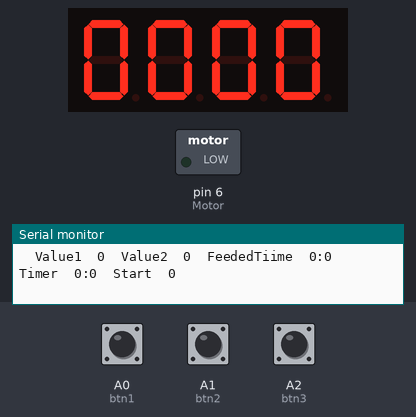
Bench run of a sketch on a simulated Arduino Uno, built with avr-gcc and run on an emulated ATmega328P. Parts: 4-digit seven-segment display, switched loads named in the sketch (green lamp = pin HIGH), the last lines printed to the serial monitor. Wiring (inferred from the names in the program): 4-digit 7-segment display, segments lit when HIGH: segments pin 13, pin 12, pin 11, pin 10, pin 9, pin 8, pin 7; digit selects pin 2, pin 3, pin 4, pin 5. The test bench sets the inputs (shaded band); at power-on: A0 (btn1) LOW, A2 (btn3) LOW, A1 (btn2) LOW. The segment pins are drawn as the display they are named for; pins used as bus, display or sensor lines are not drawn.

Above: at 1.2 s.
1.3 s: A0 (btn1) pulled HIGH for 1 s
At 2.23 s:
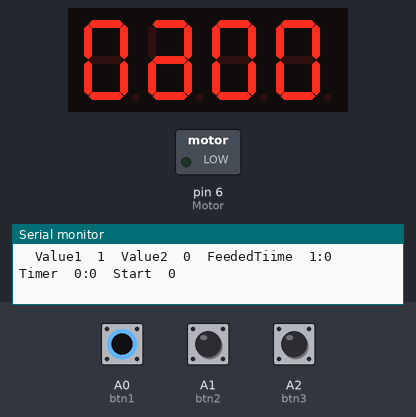
3.8 s: A2 (btn3) pulled HIGH for 0.15 s
At 4.3 s:
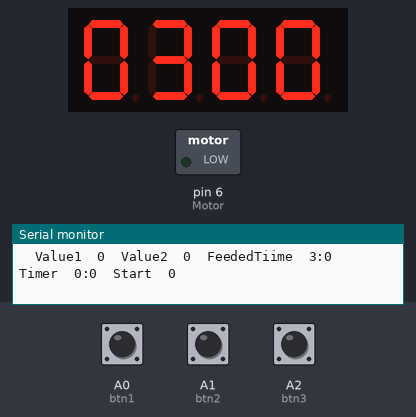
5.4 s: A1 (btn2) pulled HIGH for 1 s
At 7.4 s:
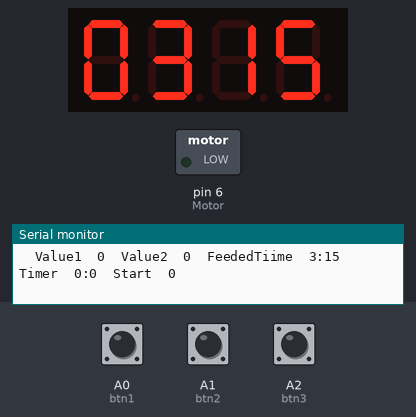
7.9 s: A0 (btn1) pulled HIGH for 0.15 s
At 8.8 s:
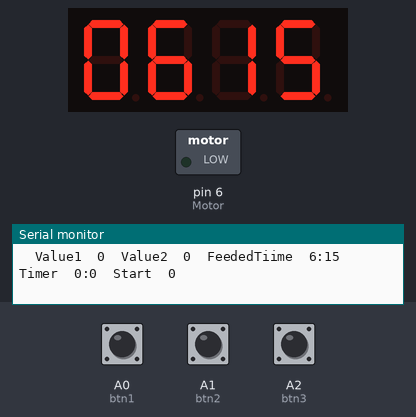
9.5 s: A1 (btn2) pulled HIGH for 0.15 s
At 10.1 s:
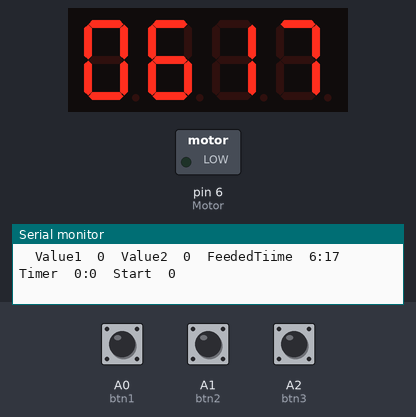
11.1 s: A0 (btn1) pulled HIGH for 1 s
At 12.4 s:
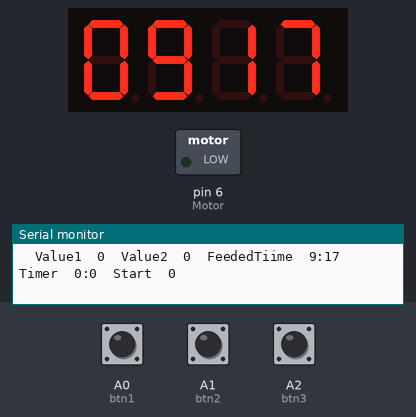
Timing chart, 0 to 14.1 s (numbered marks = the images above; inputs shaded):
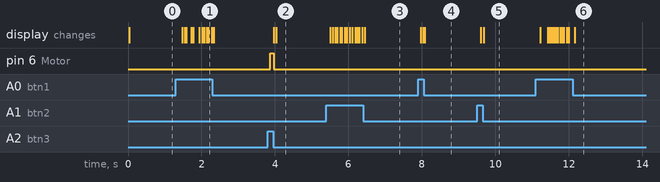

The sketch:

time_based_ac_load_controller_Arduino_code_.ino
```cpp
int segA = 13; //Display pin A
int segB = 12; //Display pin b
int segC = 11; //Display pin c
int segD = 10; //Display pin d
int segE = 9; //Display pin e
int segF = 8; //Display pin f
int segG = 7; //Display pin g

int digit1 = 2;
int digit2 = 3;
int digit3 = 4;
int digit4 = 5;

int btn1 = A0;
int btn2 = A1;
int btn3 = A2;

int Hour = 0;
int Minute = 0;
int second=0;
int millisecond=0;

int HourOnes = 0;
int HourTens = 0;

int MinuteOnes = 0;
int MinuteTens = 0;

int timerMinute = 0;
int timerHour = 0;

int feededTime = 0;
int timerTime = 0;

int timerHourOnes = 0;
int timerHourTens = 0;

int timerMinuteOnes = 0;
int timerMinuteTens = 0;

int  value1 =0;
int  value2 =0;
int  Start = 0;

int a = 80;
float d = 0.5;

int OFF=0;
int ON=1;
int Motor=6;

void setup()
{
  Serial.begin(9600);
  pinMode(segA, OUTPUT);
  pinMode(segB, OUTPUT);
  pinMode(segC, OUTPUT);
  pinMode(segD, OUTPUT);
  pinMode(segE, OUTPUT);
  pinMode(segF, OUTPUT);
  pinMode(segG, OUTPUT);

  pinMode(btn1, INPUT);
  pinMode(btn2, INPUT);
  pinMode(btn3, INPUT);

  pinMode(digit1, OUTPUT);
  pinMode(digit2, OUTPUT);
  pinMode(digit3, OUTPUT);
  pinMode(digit4, OUTPUT);

  pinMode(Motor,OUTPUT);
}

void segementNumber(int num)
{
  switch (num)
  {
    case 0:
      //0
      digitalWrite(segA, 1);
      digitalWrite(segB, 1);
      digitalWrite(segC, 1);
      digitalWrite(segD, 1);
      digitalWrite(segE, 1);
      digitalWrite(segF, 1);
      digitalWrite(segG, 0);
      //delay(1000);
      break;

    case 1:
      //1
      digitalWrite(segA, 0);
      digitalWrite(segB, 1);
      digitalWrite(segC, 1);
      digitalWrite(segD, 0);
      digitalWrite(segE, 0);
      digitalWrite(segF, 0);
      digitalWrite(segG, 0);
      //delay(1000);
      break;

    case 2:
      //2
      digitalWrite(segA, 1);
      digitalWrite(segB, 1);
      digitalWrite(segC, 0);
      digitalWrite(segD, 1);
      digitalWrite(segE, 1);
      digitalWrite(segF, 0);
      digitalWrite(segG, 1);
      //delay(1000);
      break;

    case 3:
      //3
      digitalWrite(segA, 1);
      digitalWrite(segB, 1);
      digitalWrite(segC, 1);
      digitalWrite(segD, 1);
      digitalWrite(segE, 0);
      digitalWrite(segF, 0);
      digitalWrite(segG, 1);
      //delay(1000);
      break;

    case 4:
      //4
      digitalWrite(segA, 0);
      digitalWrite(segB, 1);
      digitalWrite(segC, 1);
      digitalWrite(segD, 0);
      digitalWrite(segE, 0);
      digitalWrite(segF, 1);
      digitalWrite(segG, 1);
      //delay(1000);
      break;

    case 5:
      //5
      digitalWrite(segA, 1);
      digitalWrite(segB, 0);
      digitalWrite(segC, 1);
      digitalWrite(segD, 1);
      digitalWrite(segE, 0);
      digitalWrite(segF, 1);
      digitalWrite(segG, 1);
      //delay(1000);
      break;

    case 6:
      //6
      digitalWrite(segA, 1);
      digitalWrite(segB, 0);
      digitalWrite(segC, 1);
      digitalWrite(segD, 1);
      digitalWrite(segE, 1);
      digitalWrite(segF, 1);
      digitalWrite(segG, 1);
      //delay(1000);
      break;

    case 7:
      //7
      digitalWrite(segA, 1);
      digitalWrite(segB, 1);
      digitalWrite(segC, 1);
      digitalWrite(segD, 0);
      digitalWrite(segE, 0);
      digitalWrite(segF, 0);
      digitalWrite(segG, 0);
      //delay(1000);
      break;

    case 8:
      //8
      digitalWrite(segA, 1);
      digitalWrite(segB, 1);
      digitalWrite(segC, 1);
      digitalWrite(segD, 1);
      digitalWrite(segE, 1);
      digitalWrite(segF, 1);
      digitalWrite(segG, 1);
      //delay(1000);
      break;

    case 9:
      //9
      digitalWrite(segA, 1);
      digitalWrite(segB, 1);
      digitalWrite(segC, 1);
      digitalWrite(segD, 1);
      digitalWrite(segE, 0);
      digitalWrite(segF, 1);
      digitalWrite(segG, 1);
      //delay(1000);
      break;
  }
}

void digit(int digitNum)
{
  switch (digitNum)
  {
    case 1:
      digitalWrite(digit1, LOW);
      break;

    case 2:
      digitalWrite(digit2, LOW);
      break;

    case 3:
      digitalWrite(digit3, LOW);
      break;

    case 4:
      digitalWrite(digit4, LOW);
      break;
  }
}

void Display(int digitNumber, int digitValue)
{
  int p = a;
  switch (digitNumber)
  {
    case 1:
      while (p > 0)
      {
        digitalWrite(digit2, HIGH);
        digitalWrite(digit3, HIGH);
        digitalWrite(digit4, HIGH);
        digit(1);
        segementNumber(digitValue);
        p--;
      }
      delay(d);
      break;

    case 2:
      while (p > 0)
      {
        digitalWrite(digit1, HIGH);
        digitalWrite(digit3, HIGH);
        digitalWrite(digit4, HIGH);
        digit(2);
        segementNumber(digitValue);
        p--;
      }
      delay(d);
      break;

    case 3:
      while (p > 0)
      {
        digitalWrite(digit1, HIGH);
        digitalWrite(digit2, HIGH);
        digitalWrite(digit4, HIGH);
        digit(3);
        segementNumber(digitValue);
        p--;
      }
      delay(d);
      break;


    case 4:
      while (p > 0)
      {
        digitalWrite(digit1, HIGH);
        digitalWrite(digit2, HIGH);
        digitalWrite(digit3, HIGH);
        digit(4);
        segementNumber(digitValue);
        p--;
      }
      delay(d);
      break;
  }
}

void loop()
{

  //---------------------------timer Feeder-----------------------------

  value1 = digitalRead(btn1);
  if (value1 == 1)
  {
    Hour = Hour + 1;
    if (Hour == 13)
    {
      Hour = 1;
    }
  }

  value2 = digitalRead(btn2);
  if (value2 == 1)
  {
    Minute = Minute + 1;
    if (Minute == 60)
    {
      Minute = 0;
      Hour = Hour + 1;
      if (Hour == 13)
      {
        Hour = 1;
      }
    }
  }
  if (Start ==0)
  {
    digitalWrite(Motor,OFF);
    HourOnes = (Hour % 10);
    HourTens = (Hour / 10) % 10;

    Display(1, HourTens);
    Display(2, HourOnes);

    MinuteOnes = Minute % 10;
    MinuteTens = (Minute / 10) % 10;

    Display(3, MinuteTens);
    Display(4, MinuteOnes);
  }
  //----------------=========Feeder end----------------------

  int feededTime = (HourTens * 1000) + (HourOnes * 100) + (MinuteTens * 10) + MinuteOnes;

  timerTime = (timerHourTens * 1000) + (timerHourOnes * 100) + (timerMinuteTens * 10) + timerMinuteOnes;

  Serial.print("  Value1  ");
  Serial.print(value1);
  Serial.print("  Value2  ");
  Serial.print(value2);
  Serial.print("  FeededTiime  ");
  Serial.print(HourTens * 10 + HourOnes );
  Serial.print(":");
  Serial.print(MinuteTens * 10+ MinuteOnes);

  Serial.print("  Timer  ");
  Serial.print((timerHourTens * 10) + timerHourOnes);
  Serial.print(":");
  Serial.print((timerMinuteTens * 10) + timerMinuteOnes);

  Start = digitalRead(btn3);
  Serial.print("  Start  ");
  Serial.println(Start);

  //===============================Timer=====================================

  if (feededTime == timerTime)
  {
    digitalWrite(Motor,OFF);
    Display(1, timerHourTens);
    Display(2, timerHourOnes);
    Display(3, timerMinuteTens);
    Display(4, timerMinuteOnes);

  }

  else if (Start == 1 && feededTime != timerTime)
  {
    digitalWrite(Motor,ON);

    second=0;
    if(millisecond!=1367)
    {
      second=second+millisecond;
    }
    while(second<1367&&Start==1)
    {
      Serial.print("  second  ");
      Serial.print(second);
      Serial.print("  Start  ");
      Serial.println(Start);
      Display(1, timerHourTens);
      Display(2, timerHourOnes);
      Display(3, timerMinuteTens);
      Display(4, timerMinuteOnes);
      Start = digitalRead(btn3);
      second++;
      millisecond=second;
    }


    if(millisecond==1367)
    {
      timerMinute = timerMinute + 1;
    }

    if (timerMinute == 60)
    {
      timerMinute = 0;
      timerHour = timerHour + 1;
      if (timerHour == 13)
      {
        timerHour = 1;
      }
    }

    timerMinuteOnes = (timerMinute % 10);
    timerMinuteTens = (timerMinute / 10) % 10;

    timerHourOnes = timerHour % 10;
    timerHourTens = timerHour / 10 % 10;


  }

}
```

Measured:
- after the input at 1.3 s, the display: first changes after 0.18 s (image 1 shows a later state)
- after the input at 3.8 s, pin 6 (Motor): LOW → HIGH after 0.08 s, → LOW 0.09 s later; the display: first changes after 0.16 s (image 2 shows a later state)
- after the input at 5.4 s, the display: first changes after 0.10 s (image 3 shows a later state)
- after the input at 7.9 s, the display: first changes after 0.07 s (image 4 shows a later state)
- after the input at 9.5 s, the display: first changes after 0.10 s (image 5 shows a later state)
- after the input at 11.1 s, the display: first changes after 0.12 s (image 6 shows a later state)
